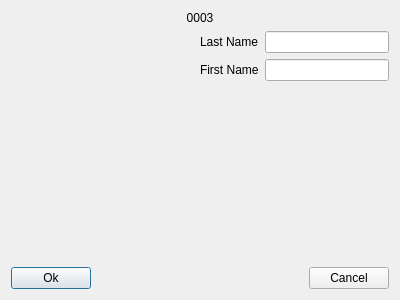
<?xml version="1.0" encoding="UTF-8"?>
<ui version="4.0">
 <class>Dialog</class>
 <widget class="QDialog" name="Dialog">
  <property name="geometry">
   <rect>
    <x>0</x>
    <y>0</y>
    <width>400</width>
    <height>300</height>
   </rect>
  </property>
  <property name="windowTitle">
   <string>Dialog</string>
  </property>
  <layout class="QVBoxLayout" name="verticalLayout">
   <item>
    <widget class="QLabel" name="label_3">
     <property name="text">
      <string>0003</string>
     </property>
     <property name="alignment">
      <set>Qt::AlignCenter</set>
     </property>
    </widget>
   </item>
   <item>
    <layout class="QHBoxLayout" name="horizontalLayout">
     <item>
      <spacer name="horizontalSpacer">
       <property name="orientation">
        <enum>Qt::Horizontal</enum>
       </property>
       <property name="sizeHint" stdset="0">
        <size>
         <width>40</width>
         <height>20</height>
        </size>
       </property>
      </spacer>
     </item>
     <item>
      <layout class="QGridLayout" name="gridLayout">
       <item row="1" column="0">
        <widget class="QLabel" name="label_2">
         <property name="text">
          <string>First Name</string>
         </property>
        </widget>
       </item>
       <item row="0" column="0">
        <widget class="QLabel" name="label">
         <property name="text">
          <string>Last Name</string>
         </property>
        </widget>
       </item>
       <item row="0" column="1">
        <widget class="QLineEdit" name="lineEdit"/>
       </item>
       <item row="1" column="1">
        <widget class="QLineEdit" name="lineEdit_2"/>
       </item>
      </layout>
     </item>
    </layout>
   </item>
   <item>
    <spacer name="verticalSpacer">
     <property name="orientation">
      <enum>Qt::Vertical</enum>
     </property>
     <property name="sizeHint" stdset="0">
      <size>
       <width>20</width>
       <height>145</height>
      </size>
     </property>
    </spacer>
   </item>
   <item>
    <layout class="QHBoxLayout" name="horizontalLayout_2">
     <item>
      <widget class="QPushButton" name="pushButton">
       <property name="text">
        <string>Ok</string>
       </property>
      </widget>
     </item>
     <item>
      <spacer name="horizontalSpacer_2">
       <property name="orientation">
        <enum>Qt::Horizontal</enum>
       </property>
       <property name="sizeHint" stdset="0">
        <size>
         <width>40</width>
         <height>20</height>
        </size>
       </property>
      </spacer>
     </item>
     <item>
      <widget class="QPushButton" name="pushButton_2">
       <property name="text">
        <string>Cancel</string>
       </property>
      </widget>
     </item>
    </layout>
   </item>
  </layout>
 </widget>
 <layoutdefault spacing="6" margin="11"/>
 <resources/>
 <connections/>
</ui>
